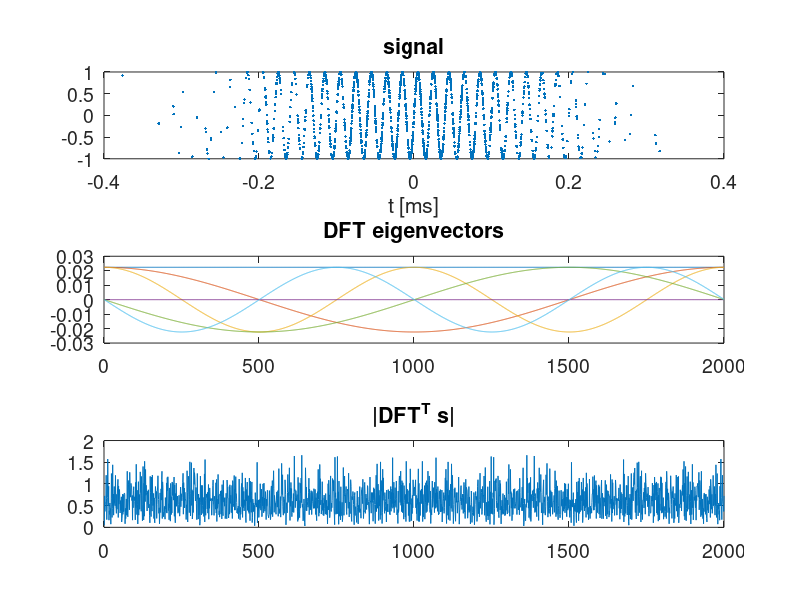
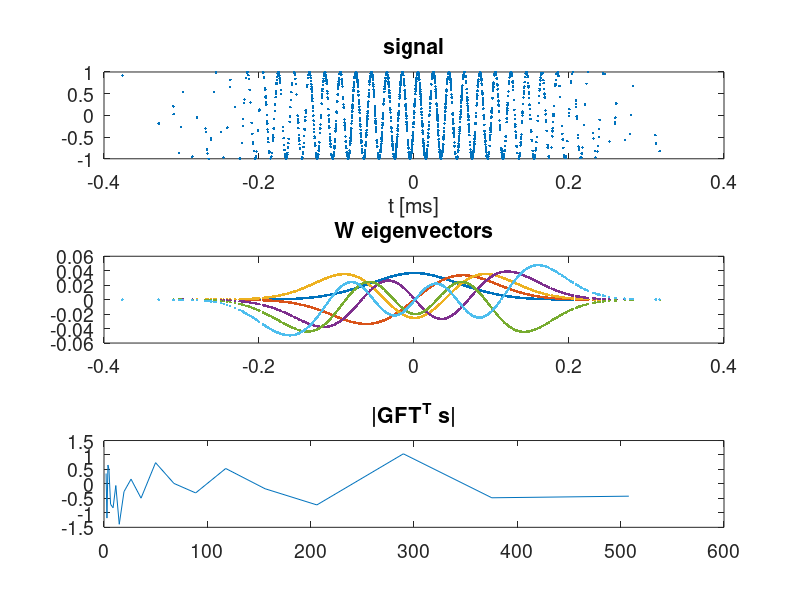

Write the MATLAB code that produced these figures, in order.
%% Restart
clc; clear; rng('default');
close all; 
set(0,'DefaultFigureWindowStyle','normal')

%% Time
T = 1 - 1e-3;
sigmaT = 0.1;
fs = 1e3;
Ts = 1/fs;

% t = (0:Ts:T)';
% N = length(t);
N = 2000;
t = sigmaT*randn(N,1);

interpRatio = 1;
n = N/interpRatio;

% randInd = randperm(N);
% rand_t = t(sort(randInd(1:n)));
% rand_t = linspace(0,T,n)';
%% Signal
sigma = 0;
mu = 0;
noise = sigma*randn(n,1) + mu;
f0 = (fs/2)/10;
signal = sin(2*pi*f0*t) + noise;

%% Classic DFT
VDft = (1/sqrt(n))*dftmtx(n);
dftSignal = abs(VDft.'*signal); % <v_k,signal>_{\ell_2} --> p(x)=uniform

figure;
subplot(3,1,1)
plot(t,signal,'.');
title('signal');  set(gca,'FontSize', 14);
xlabel('t [ms]')
set(gca,'FontSize', 14);
subplot(3,1,2);
plot([real(VDft(:,1:3)) imag(VDft(:,1:3))])
title('DFT eigenvectors'); set(gca,'FontSize', 14);
subplot(3,1,3)
plot(dftSignal)
title('|DFT^T s|'); set(gca,'FontSize', 14);
x0 = 100; y0 = 100; width = 600; height = 600;
set(gcf,'Position', [x0 y0 width height])

%% GFT with eigs(W)
M = 20;
% omega = 0.5*Ts;
omega = 0.3*sigmaT;
dist = pdist2(t, t);
W = exp(-dist.^2/(2*omega^2));
% W = SimpleCalcAdjacency(t, 'GaussianKernel', omega);
% W = toeplitz([ 0 1 zeros(1, n-2)]); % path graph
% W = toeplitz([ 1 1 zeros(1, n-2)]); % path graph with self loops
% W = toeplitz([ 0 1 zeros(1, n-3) 1]); % ring graph
% W = toeplitz([ 1 1 zeros(1, n-3) 1]); % ring graph with self loops


[VGsp, LambdaGsp] = eigs(W,M);
gftSignal = (VGsp.'*signal);
lambdaGsp = diag(LambdaGsp);

figure;
subplot(3,1,1)
plot(t,signal,'.');
title('signal');  set(gca,'FontSize', 14);
xlabel('t [ms]')
set(gca,'FontSize', 14);
subplot(3,1,2);
plot(t, VGsp(:,1:6), '.')
title('W eigenvectors'); set(gca,'FontSize', 14);
subplot(3,1,3)
plot(lambdaGsp, gftSignal)
title('|GFT^T s|'); set(gca,'FontSize', 14);
x0 = 700; y0 = 100; width = 600; height = 600;
set(gcf,'Position', [x0 y0 width height])

